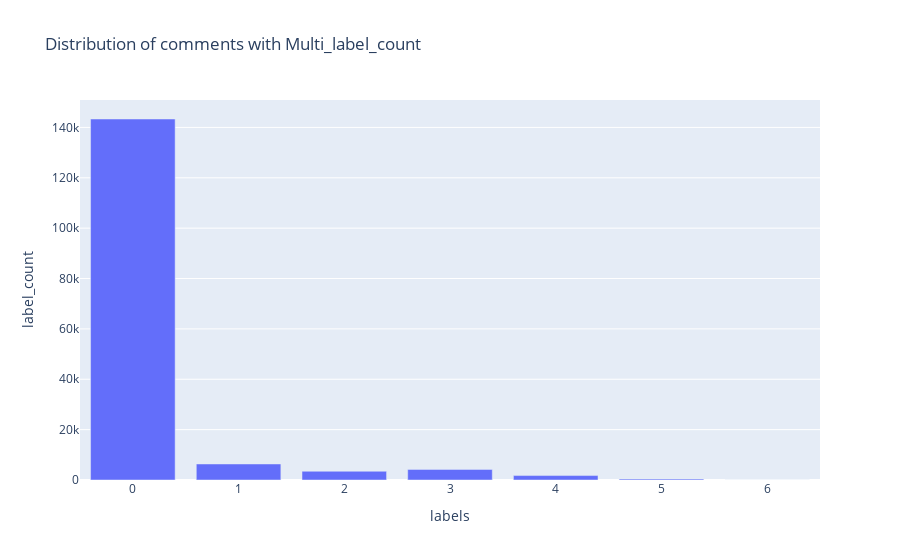

The notebook cell this image was saved under:
### Code cell
fig = px.bar(toxic_labels, x = 'labels', y= 'label_count', title = "Distribution of comments with Multi_label_count")
fig.show()

### Figure 1 — Plotly figure (JSON) as saved in the notebook; plotly's stock layout.template omitted (floating-point values rounded to 4 significant figures)
{"data": [{"alignmentgroup": "True", "hovertemplate": "labels=%{x}<br>label_count=%{y}<extra></extra>", "legendgroup": "", "marker": {"color": "#636efa", "pattern": {"shape": ""}}, "name": "", "offsetgroup": "", "orientation": "v", "showlegend": false, "textposition": "auto", "type": "bar", "x": [0, 1, 3, 2, 4, 5, 6], "xaxis": "x", "y": [143346, 6360, 4209, 3480, 1760, 385, 31], "yaxis": "y"}], "layout": {"barmode": "relative", "legend": {"tracegroupgap": 0}, "title": {"text": "Distribution of comments with Multi_label_count"}, "xaxis": {"anchor": "y", "domain": [0, 1], "title": {"text": "labels"}}, "yaxis": {"anchor": "x", "domain": [0, 1], "title": {"text": "label_count"}}}}
